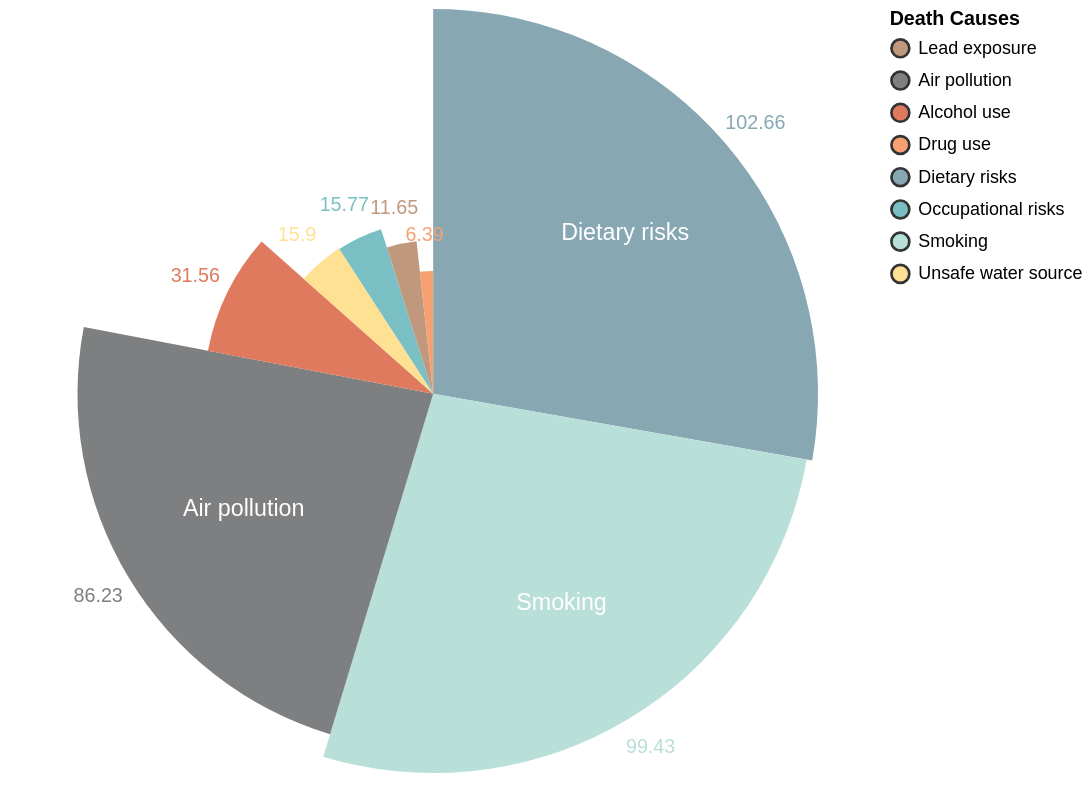

Write the Vega-Lite specification saved for this chart.
### Vega-Lite specification from a JSON file in a GitHub repository (floating-point values rounded to 4 significant figures)
{"$schema": "https://vega.github.io/schema/vega-lite/v5.json", "autosize": "fit-x", "height": 430, "width": 600, "data": {"values": [{"name": "Dietary risks", "value": 102.7}, {"name": "Smoking", "value": 99.43}, {"name": "Air pollution", "value": 86.23}, {"name": "Alcohol use", "value": 31.56}, {"name": "Unsafe water source", "value": 15.9}, {"name": "Occupational risks", "value": 15.77}, {"name": "Lead exposure", "value": 11.65}, {"name": "Drug use", "value": 6.39}]}, "layer": [{"params": [{"name": "hover", "select": {"type": "point", "on": "mouseover", "clear": "mouseout"}}], "mark": {"type": "arc", "innerRadius": 0, "stroke": "#333333", "strokeWidth": 2}, "encoding": {"strokeOpacity": {"condition": [{"param": "hover", "empty": false, "value": 1}], "value": 0}}}, {"mark": {"type": "text", "radiusOffset": 20}, "encoding": {"text": {"field": "value", "type": "quantitative"}}}, {"mark": {"type": "text", "radiusOffset": -75, "fill": "white", "fontSize": 13}, "encoding": {"text": {"field": "name", "type": "nominal"}, "opacity": {"condition": {"test": "datum.value > 50", "value": 1}, "value": 0}}}], "encoding": {"theta": {"field": "value", "type": "quantitative", "stack": true, "sort": "size"}, "radius": {"field": "value", "scale": {"type": "sqrt", "zero": true, "rangeMin": 20}}, "order": {"field": "value", "type": "quantitative", "sort": "descending"}, "color": {"field": "name", "type": "nominal", "title": "Death Causes", "scale": {"domain": ["Lead exposure", "Air pollution", "Alcohol use", "Drug use", "Dietary risks", "Occupational risks", "Smoking", "Unsafe water source"], "range": ["#c0987e", "#7e7f80", "#e07a5f", "#f7a072", "#87A7B3", "#7ABFC4", "#B8DFD8", "#FFE194"]}}, "tooltip": [{"field": "name", "type": "nominal", "title": "Risk Factor"}, {"field": "value", "type": "quantitative", "title": "Death Rate"}], "strokeOpacity": {"value": 2}}}
